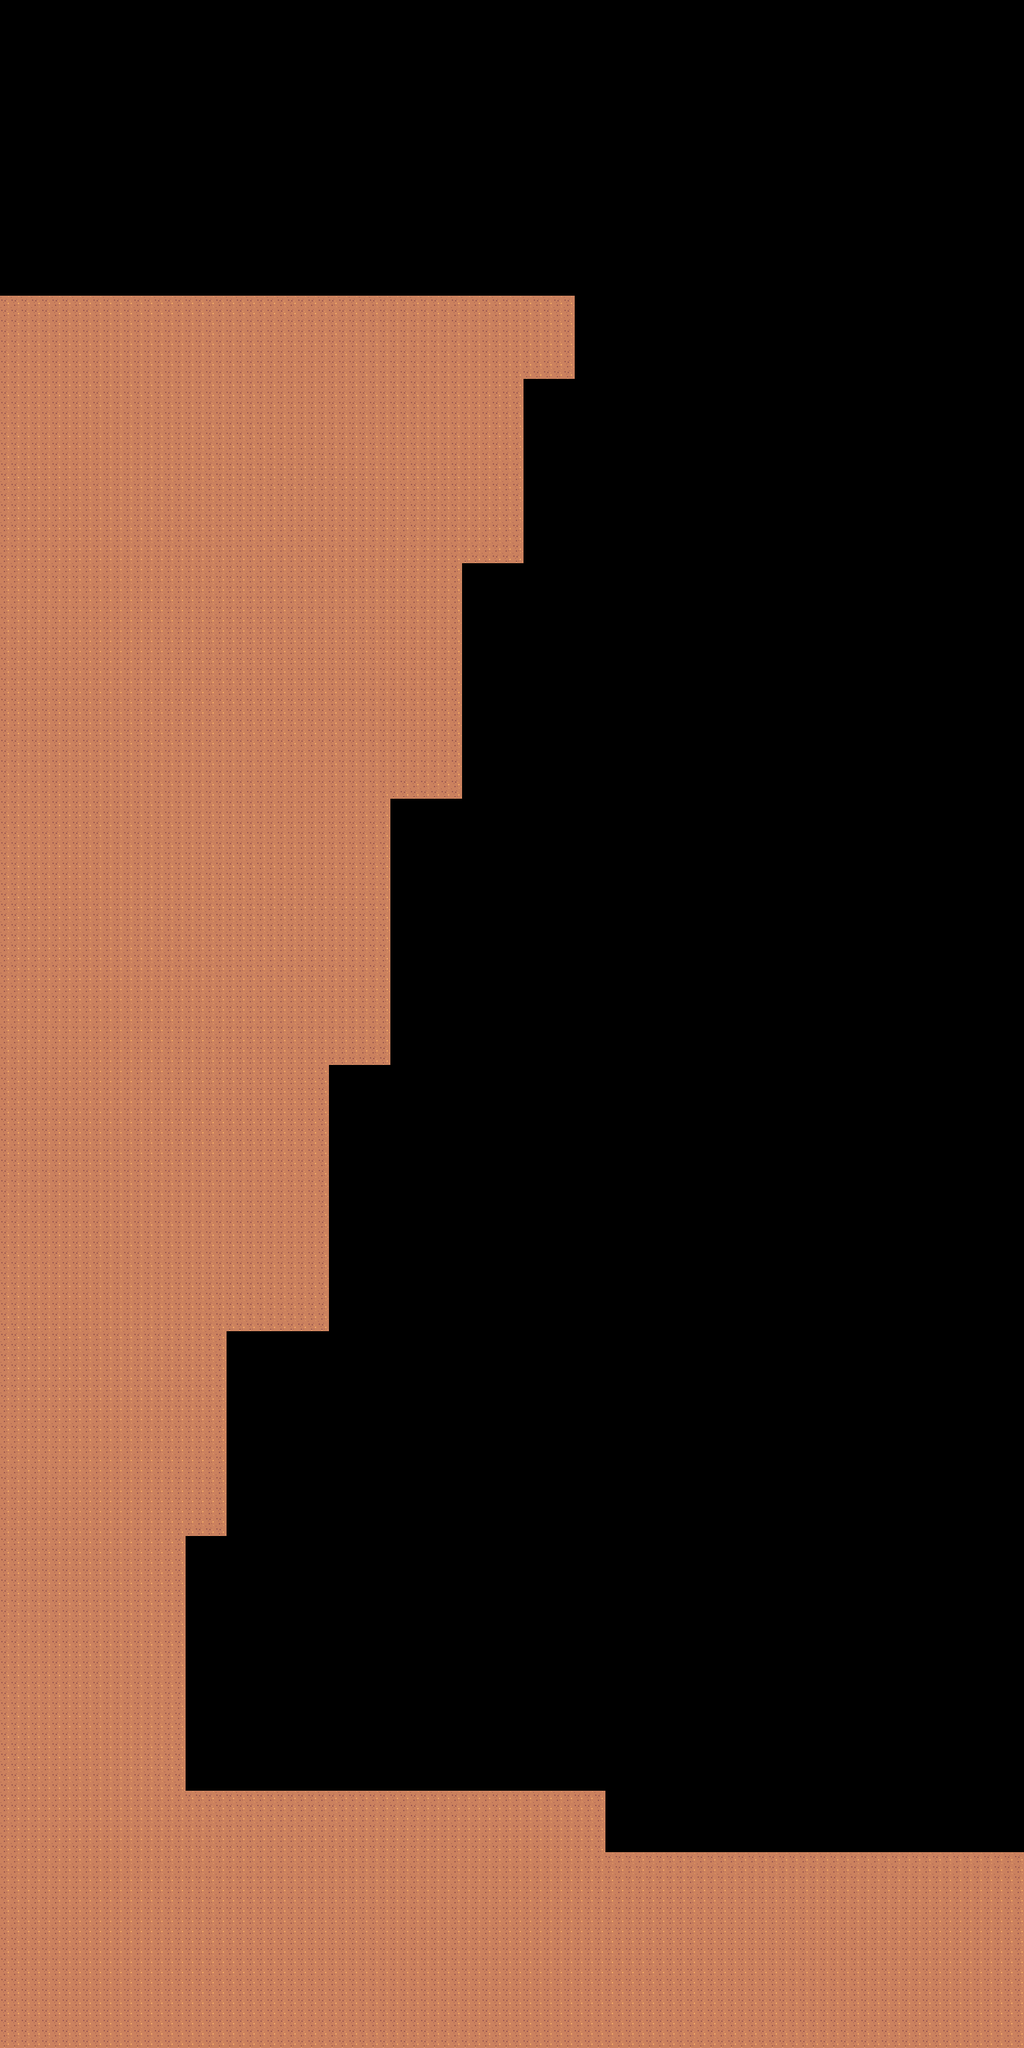

The image is a tile-based game level rendered from a .tmx file. Its description and source (layers, tilesets, objects; grid data summarised) follow:
An orthogonal 100x200 tile map with 16x16 px tiles, 1 tile layer (ground), 6 tilesets.

<map version="1.10" tiledversion="1.10.2" orientation="orthogonal" renderorder="right-down" width="100" height="200" tilewidth="16" tileheight="16" infinite="0" nextlayerid="5" nextobjectid="6">
 <editorsettings>
  <export target="../public/assets/tiles/ground1.json" format="json" />
 </editorsettings>
 <tileset firstgid="1" name="tilemap0" tilewidth="18" tileheight="18" spacing="1" tilecount="180" columns="20">
  <image source="../public/assets/tiles/tilemap0.png" width="379" height="170" />
 </tileset>
 <tileset firstgid="181" name="tilemap1" tilewidth="18" tileheight="18" spacing="1" tilecount="112" columns="16">
  <image source="../public/assets/tiles/tilemap1.png" width="303" height="132" />
  <tile id="0">
   <properties>
    <property name="collides" type="bool" value="true" />
   </properties>
  </tile>
  <tile id="1">
   <properties>
    <property name="collides" type="bool" value="true" />
   </properties>
  </tile>
  <tile id="2">
   <properties>
    <property name="collides" type="bool" value="true" />
   </properties>
  </tile>
  <tile id="3">
   <properties>
    <property name="collides" type="bool" value="true" />
   </properties>
  </tile>
  <tile id="4">
   <properties>
    <property name="collides" type="bool" value="true" />
   </properties>
  </tile>
  <tile id="5">
   <properties>
    <property name="collides" type="bool" value="true" />
   </properties>
  </tile>
  <tile id="6">
   <properties>
    <property name="collides" type="bool" value="true" />
   </properties>
  </tile>
  <tile id="7">
   <properties>
    <property name="collides" type="bool" value="true" />
   </properties>
  </tile>
  <tile id="8">
   <properties>
    <property name="collides" type="bool" value="true" />
   </properties>
  </tile>
  <tile id="9">
   <properties>
    <property name="collides" type="bool" value="true" />
   </properties>
  </tile>
  <tile id="10">
   <properties>
    <property name="collides" type="bool" value="true" />
   </properties>
  </tile>
  <tile id="11">
   <properties>
    <property name="collides" type="bool" value="true" />
   </properties>
  </tile>
  <tile id="12">
   <properties>
    <property name="collides" type="bool" value="true" />
   </properties>
  </tile>
  <tile id="13">
   <properties>
    <property name="collides" type="bool" value="true" />
   </properties>
  </tile>
  <tile id="14">
   <properties>
    <property name="collides" type="bool" value="true" />
   </properties>
  </tile>
  <tile id="15">
   <properties>
    <property name="collides" type="bool" value="true" />
   </properties>
  </tile>
  <tile id="16">
   <properties>
    <property name="collides" type="bool" value="true" />
   </properties>
  </tile>
  <tile id="17">
   <properties>
    <property name="collides" type="bool" value="true" />
   </properties>
  </tile>
  <tile id="18">
   <properties>
    <property name="collides" type="bool" value="true" />
   </properties>
  </tile>
  <tile id="19">
   <properties>
    <property name="collides" type="bool" value="true" />
   </properties>
  </tile>
  <tile id="20">
   <properties>
    <property name="collides" type="bool" value="true" />
   </properties>
  </tile>
  <tile id="21">
   <properties>
    <property name="collides" type="bool" value="true" />
   </properties>
  </tile>
  <tile id="22">
   <properties>
    <property name="collides" type="bool" value="true" />
   </properties>
  </tile>
  <tile id="23">
   <properties>
    <property name="collides" type="bool" value="true" />
   </properties>
  </tile>
  <tile id="24">
   <properties>
    <property name="collides" type="bool" value="true" />
   </properties>
  </tile>
  <tile id="25">
   <properties>
    <property name="collides" type="bool" value="true" />
   </properties>
  </tile>
  <tile id="26">
   <properties>
    <property name="collides" type="bool" value="true" />
   </properties>
  </tile>
  <tile id="27">
   <properties>
    <property name="collides" type="bool" value="true" />
   </properties>
  </tile>
  <tile id="28">
   <properties>
    <property name="collides" type="bool" value="true" />
   </properties>
  </tile>
  <tile id="29">
   <properties>
    <property name="collides" type="bool" value="true" />
   </properties>
  </tile>
  <tile id="30">
   <properties>
    <property name="collides" type="bool" value="true" />
   </properties>
  </tile>
  <tile id="31">
   <properties>
    <property name="collides" type="bool" value="true" />
   </properties>
  </tile>
  <tile id="32">
   <properties>
    <property name="collides" type="bool" value="true" />
   </properties>
  </tile>
  <tile id="33">
   <properties>
    <property name="collides" type="bool" value="true" />
   </properties>
  </tile>
  <tile id="34">
   <properties>
    <property name="collides" type="bool" value="true" />
   </properties>
  </tile>
  <tile id="35">
   <properties>
    <property name="collides" type="bool" value="true" />
   </properties>
  </tile>
  <tile id="36">
   <properties>
    <property name="collides" type="bool" value="true" />
   </properties>
  </tile>
  <tile id="37">
   <properties>
    <property name="collides" type="bool" value="true" />
   </properties>
  </tile>
  <tile id="38">
   <properties>
    <property name="collides" type="bool" value="true" />
   </properties>
  </tile>
  <tile id="39">
   <properties>
    <property name="collides" type="bool" value="true" />
   </properties>
  </tile>
  <tile id="40">
   <properties>
    <property name="collides" type="bool" value="true" />
   </properties>
  </tile>
  <tile id="41">
   <properties>
    <property name="collides" type="bool" value="true" />
   </properties>
  </tile>
  <tile id="42">
   <properties>
    <property name="collides" type="bool" value="true" />
   </properties>
  </tile>
  <tile id="43">
   <properties>
    <property name="collides" type="bool" value="true" />
   </properties>
  </tile>
  <tile id="44">
   <properties>
    <property name="collides" type="bool" value="true" />
   </properties>
  </tile>
  <tile id="45">
   <properties>
    <property name="collides" type="bool" value="true" />
   </properties>
  </tile>
  <tile id="46">
   <properties>
    <property name="collides" type="bool" value="true" />
   </properties>
  </tile>
  <tile id="47">
   <properties>
    <property name="collides" type="bool" value="true" />
   </properties>
  </tile>
  <tile id="48">
   <properties>
    <property name="collides" type="bool" value="true" />
   </properties>
  </tile>
  <tile id="49">
   <properties>
    <property name="collides" type="bool" value="true" />
   </properties>
  </tile>
  <tile id="50">
   <properties>
    <property name="collides" type="bool" value="true" />
   </properties>
  </tile>
  <tile id="51">
   <properties>
    <property name="collides" type="bool" value="true" />
   </properties>
  </tile>
  <tile id="52">
   <properties>
    <property name="collides" type="bool" value="true" />
   </properties>
  </tile>
  <tile id="53">
   <properties>
    <property name="collides" type="bool" value="true" />
   </properties>
  </tile>
  <tile id="54">
   <properties>
    <property name="collides" type="bool" value="true" />
   </properties>
  </tile>
  <tile id="55">
   <properties>
    <property name="collides" type="bool" value="true" />
   </properties>
  </tile>
  <tile id="56">
   <properties>
    <property name="collides" type="bool" value="true" />
   </properties>
  </tile>
  <tile id="57">
   <properties>
    <property name="collides" type="bool" value="true" />
   </properties>
  </tile>
  <tile id="58">
   <properties>
    <property name="collides" type="bool" value="true" />
   </properties>
  </tile>
  <tile id="59">
   <properties>
    <property name="collides" type="bool" value="true" />
   </properties>
  </tile>
  <tile id="60">
   <properties>
    <property name="collides" type="bool" value="true" />
   </properties>
  </tile>
  <tile id="61">
   <properties>
    <property name="collides" type="bool" value="true" />
   </properties>
  </tile>
  <tile id="62">
   <properties>
    <property name="collides" type="bool" value="true" />
   </properties>
  </tile>
  <tile id="63">
   <properties>
    <property name="collides" type="bool" value="true" />
   </properties>
  </tile>
  <tile id="64">
   <properties>
    <property name="collides" type="bool" value="true" />
   </properties>
  </tile>
  <tile id="65">
   <properties>
    <property name="collides" type="bool" value="true" />
   </properties>
  </tile>
  <tile id="66">
   <properties>
    <property name="collides" type="bool" value="true" />
   </properties>
  </tile>
  <tile id="67">
   <properties>
    <property name="collides" type="bool" value="true" />
   </properties>
  </tile>
  <tile id="68">
   <properties>
    <property name="collides" type="bool" value="true" />
   </properties>
  </tile>
  <tile id="69">
   <properties>
    <property name="collides" type="bool" value="true" />
   </properties>
  </tile>
  <tile id="70">
   <properties>
    <property name="collides" type="bool" value="true" />
   </properties>
  </tile>
  <tile id="71">
   <properties>
    <property name="collides" type="bool" value="true" />
   </properties>
  </tile>
  <tile id="72">
   <properties>
    <property name="collides" type="bool" value="true" />
   </properties>
  </tile>
  <tile id="73">
   <properties>
    <property name="collides" type="bool" value="true" />
   </properties>
  </tile>
  <tile id="74">
   <properties>
    <property name="collides" type="bool" value="true" />
   </properties>
  </tile>
  <tile id="75">
   <properties>
    <property name="collides" type="bool" value="true" />
   </properties>
  </tile>
  <tile id="76">
   <properties>
    <property name="collides" type="bool" value="true" />
   </properties>
  </tile>
  <tile id="77">
   <properties>
    <property name="collides" type="bool" value="true" />
   </properties>
  </tile>
  <tile id="78">
   <properties>
    <property name="collides" type="bool" value="true" />
   </properties>
  </tile>
  <tile id="79">
   <properties>
    <property name="collides" type="bool" value="true" />
   </properties>
  </tile>
  <tile id="80">
   <properties>
    <property name="collides" type="bool" value="true" />
   </properties>
  </tile>
  <tile id="81">
   <properties>
    <property name="collides" type="bool" value="true" />
   </properties>
  </tile>
  <tile id="82">
   <properties>
    <property name="collides" type="bool" value="true" />
   </properties>
  </tile>
  <tile id="83">
   <properties>
    <property name="collides" type="bool" value="true" />
   </properties>
  </tile>
  <tile id="84">
   <properties>
    <property name="collides" type="bool" value="true" />
   </properties>
  </tile>
  <tile id="85">
   <properties>
    <property name="collides" type="bool" value="true" />
   </properties>
  </tile>
  <tile id="86">
   <properties>
    <property name="collides" type="bool" value="true" />
   </properties>
  </tile>
  <tile id="87">
   <properties>
    <property name="collides" type="bool" value="true" />
   </properties>
  </tile>
  <tile id="88">
   <properties>
    <property name="collides" type="bool" value="true" />
   </properties>
  </tile>
  <tile id="89">
   <properties>
    <property name="collides" type="bool" value="true" />
   </properties>
  </tile>
  <tile id="90">
   <properties>
    <property name="collides" type="bool" value="true" />
   </properties>
  </tile>
  <tile id="91">
   <properties>
    <property name="collides" type="bool" value="true" />
   </properties>
  </tile>
  <tile id="92">
   <properties>
    <property name="collides" type="bool" value="true" />
   </properties>
  </tile>
  <tile id="93">
   <properties>
    <property name="collides" type="bool" value="true" />
   </properties>
  </tile>
  <tile id="94">
   <properties>
    <property name="collides" type="bool" value="true" />
   </properties>
  </tile>
  <tile id="95">
   <properties>
    <property name="collides" type="bool" value="true" />
   </properties>
  </tile>
  <tile id="96">
   <properties>
    <property name="collides" type="bool" value="true" />
   </properties>
  </tile>
  <tile id="97">
   <properties>
    <property name="collides" type="bool" value="true" />
   </properties>
  </tile>
  <tile id="98">
   <properties>
    <property name="collides" type="bool" value="true" />
   </properties>
  </tile>
  <tile id="99">
   <properties>
    <property name="collides" type="bool" value="true" />
   </properties>
  </tile>
  <tile id="100">
   <properties>
    <property name="collides" type="bool" value="true" />
   </properties>
  </tile>
  <tile id="101">
   <properties>
    <property name="collides" type="bool" value="true" />
   </properties>
  </tile>
  <tile id="102">
   <properties>
    <property name="collides" type="bool" value="true" />
   </properties>
  </tile>
  <tile id="103">
   <properties>
    <property name="collides" type="bool" value="true" />
   </properties>
  </tile>
  <tile id="104">
   <properties>
    <property name="collides" type="bool" value="true" />
   </properties>
  </tile>
  <tile id="105">
   <properties>
    <property name="collides" type="bool" value="true" />
   </properties>
  </tile>
  <tile id="106">
   <properties>
    <property name="collides" type="bool" value="true" />
   </properties>
  </tile>
  <tile id="107">
   <properties>
    <property name="collides" type="bool" value="true" />
   </properties>
  </tile>
  <tile id="108">
   <properties>
    <property name="collides" type="bool" value="true" />
   </properties>
  </tile>
  <tile id="109">
   <properties>
    <property name="collides" type="bool" value="true" />
   </properties>
  </tile>
  <tile id="110">
   <properties>
    <property name="collides" type="bool" value="true" />
   </properties>
  </tile>
  <tile id="111">
   <properties>
    <property name="collides" type="bool" value="true" />
   </properties>
  </tile>
 </tileset>
 <tileset firstgid="293" name="tilemap2" tilewidth="18" tileheight="18" spacing="1" tilecount="112" columns="16">
  <image source="../public/assets/tiles/tilemap2.png" width="303" height="132" />
 </tileset>
 <tileset firstgid="405" name="tilemap3" tilewidth="16" tileheight="16" spacing="1" tilecount="486" columns="27">
  <image source="../public/assets/tiles/tilemap3.png" width="458" height="305" />
 </tileset>
 <tileset firstgid="891" name="tilemap4" tilewidth="16" tileheight="16" spacing="1" tilecount="60" columns="10">
  <image source="../public/assets/tiles/tilemap4.png" width="169" height="101" />
 </tileset>
 <tileset firstgid="951" name="tiles" tilewidth="16" tileheight="16" tilecount="32640" columns="120">
  <image source="../public/assets/tiles/tiles.png" width="1920" height="4352" />
 </tileset>
 <layer id="3" name="ground" width="100" height="200">
  <data>[20000 cells, 7365 non-empty, 1 distinct tile ids]</data>
 </layer>
</map>
